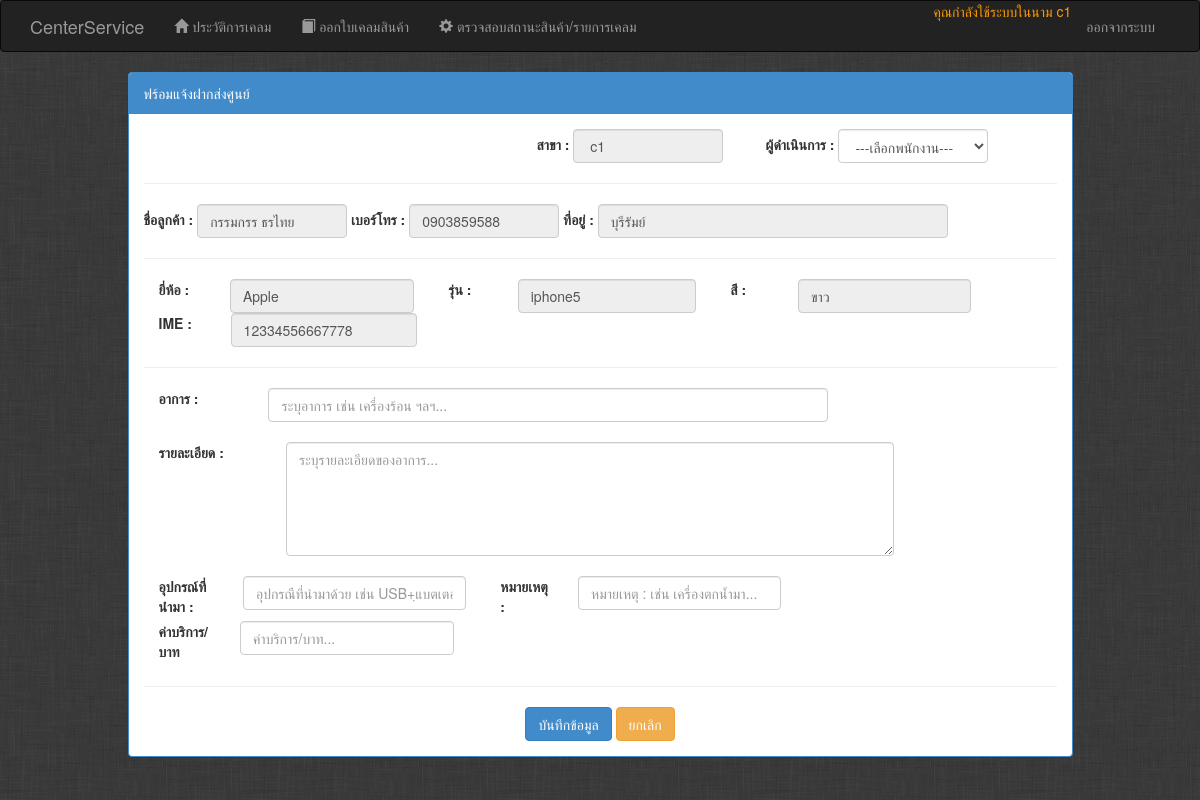
Page /User/user_from_job.php?pid=13 (signed in) on the committed database.
### tables this page shows
CREATE TABLE IF NOT EXISTS `user` (
  `id` int(11) NOT NULL AUTO_INCREMENT,
  `username` varchar(100) NOT NULL COMMENT 'สาขา',
  `password` varchar(100) NOT NULL COMMENT 'Password',
  `user_type` enum('User','UserPro','Admin') NOT NULL DEFAULT 'User' COMMENT 'กลุ่มสถานะ',
  `last_login` datetime DEFAULT NULL COMMENT 'เข้าระบบล่าสุด',
  PRIMARY KEY (`id`),
  UNIQUE KEY `username_UNIQUE` (`username`)
);

CREATE TABLE IF NOT EXISTS `customers` (
  `id` int(11) NOT NULL AUTO_INCREMENT COMMENT 'รหัสลูกค้า',
  `name` varchar(255) DEFAULT NULL COMMENT 'ชื่อลูกค้า',
  `address` varchar(45) DEFAULT NULL COMMENT 'ที่อยู่',
  `phone` varchar(10) DEFAULT NULL COMMENT 'เบอร์โทร',
  PRIMARY KEY (`id`)
);

CREATE TABLE IF NOT EXISTS `brand` (
  `id` int(11) NOT NULL AUTO_INCREMENT COMMENT 'รหัส',
  `brand` varchar(100) NOT NULL COMMENT 'ยี่ห้อ',
  PRIMARY KEY (`id`)
);

CREATE TABLE IF NOT EXISTS `product` (
  `id` int(11) NOT NULL AUTO_INCREMENT COMMENT 'รหัส',
  `product_category_id` int(11) NOT NULL COMMENT 'ประเภทสินค้า',
  `brand_id` int(11) NOT NULL COMMENT 'ยี่ห้อ',
  `model` varchar(255) NOT NULL COMMENT 'รุ่น',
  `color_id` int(11) NOT NULL COMMENT 'สี',
  `ime` varchar(45) NOT NULL COMMENT 'หมายเลขสินค้า',
  `customers_id` int(11) NOT NULL COMMENT 'รหัสลูกค้า',
  PRIMARY KEY (`id`),
  UNIQUE KEY `ime_UNIQUE` (`ime`),
  KEY `fk_product_product_category1_idx` (`product_category_id`),
  KEY `fk_product_brand1_idx` (`brand_id`),
  KEY `fk_product_color1_idx` (`color_id`),
  KEY `fk_product_customers1_idx` (`customers_id`)
);

CREATE TABLE IF NOT EXISTS `colors` (
  `id` int(11) NOT NULL AUTO_INCREMENT COMMENT 'รหัส',
  `color` varchar(100) NOT NULL COMMENT 'สี',
  PRIMARY KEY (`id`)
);

### User/user_from_job.php (the view, shortened to what this page needs)
<?php
include 'header.php';
include 'men.php';
include '../dbconn.php';
if(isset($_GET['pid'])){
    $pidj=$_GET['pid'];
}
$bach= $_SESSION['user']['username'];
$sqlj1 = "SELECT * FROM user WHERE username='".$bach."'";
$resultj1 = $conn->query($sqlj1);
$rsj1=mysqli_fetch_array($resultj1);
$bach1=$rsj1['username'];
$sqlj2 = "SELECT * FROM product WHERE id='".$pidj."'";
$resultj2 = $conn->query($sqlj2);
$rsj2=mysqli_fetch_array($resultj2);
$pidc=$rsj2['customers_id'];
$pidcc=$rsj2['color_id'];
$pidcb=$rsj2['brand_id'];
    $sqlj22 = "SELECT * FROM colors WHERE id='".$pidcc."'";
    $resultj22 = $conn->query($sqlj22);
    $rsj22=mysqli_fetch_array($resultj22);
    $sqlj23 = "SELECT * FROM brand WHERE id='".$pidcb."'";
    $resultj23 = $conn->query($sqlj23);
    $rsj23=mysqli_fetch_array($resultj23);
$sqlj3 = "SELECT * FROM customers WHERE id='".$pidc."'";
$resultj3 = $conn->query($sqlj3);
$rsj3=mysqli_fetch_array($resultj3);
?>
<div class="container">
	<div class="row">
		<div class="col-md-1"></div>
		<div class="col-md-10">
			<div class="panel panel-primary">
			  <div class="panel-heading">ฟร์อมแจ้งฝากส่งศูนย์</div>
			  <div class="panel-body">
					<form method="post" action="<?php echo $_SERVER['PHP_SELF'];?>?pid=<?=$pidj?>&" class="form-inline">
                                            <div class="row">
                                                <div class="col-md-5">
                                                </div>
                                                <div class="col-md-7">
                                                    <div class="row">
                                                    <div class="col-md-5">
                                                        <div class="form-group">
                                                        <label for="p-branchs_id">สาขา :</label>
                                                        <input name="p[branchs_id1]" id="p-branchs_id1" type="text" class="form-control" style="width: 150px" value=" <?php echo $bach1;?>" readonly>
                                                        </div>
                                                    </div>
                                                    <div class="col-md-7">
                                                        <div class="form-group">
                                                        <label  for="p-employees_id">ผู้ดำเนินการ :</label>
                                                        <select name="p[employees_id]" class="form-control" id="p-employees_id" style="width: 150px" required="required">
                                                        <option>---เลือกพนักงาน---</option>
                                                        </select>
                                                        </div>
                                                    </div>
                                                    </div>
                                                </div>
                                            </div>
                                            <hr />
                                            <div class="form-group">
                                            <label  for="p-name"> ชื่อลูกค้า : </label>
                                            <input readonly value="<?php echo $rsj3['name'];?>" id="p-customers" class="form-control" placeholder="ชื่อลูกค้า..." type="text" name="p[customers]" required="required" style="width: 150px">
                                            </div>
                                            <div class="form-group">
                                            <label  for="p-phone" > เบอร์โทร : </label>
                                            <input readonly value="<?php echo $rsj3['phone'];?>" id="p-customerphone" class="form-control" placeholder="เบอร์โทรติดต่อกลับ..." type="text" name="p[customerphone]" required="required" style="width: 150px">
                                            </div>
                                            <div class="form-group">
                                            <label  for="p-address" > ที่อยู่ : </label>
                                            <input readonly value="<?php echo $rsj3['address'];?>" id="p-customeradd" class="form-control" placeholder="ที่อยู่ลูกค้า..." type="text" name="p[customeradd]" required="required" style="width: 350px">
                                            </div>
                                            <hr />
                                            <div class="form-group">
                                            <label class="control-label col-md-3" for="p-brand" >ยี่ห้อ : </label>
                                            <div class="col-md-9">
                                            <input readonly value="<?php echo $rsj23['brand'];?>" id="p-brand" class="form-control" placeholder="ยี่ห้อสินค้า..." type="text" name="p[brand]" required="required">
                                            </div>
                                            </div>
                                            <div class="form-group">
                                            <label class="control-label col-md-3" for="p-model" >รุ่น : </label>
                                            <div class="col-md-9">
                                            <input readonly value="<?php echo $rsj2['model'];?>" id="p-model" class="form-control" placeholder="เช่น iPhone4s 16GB ศูนย์..." type="text" name="p[model]" required="required">
                                            </div>
                                            </div>
                                            <div class="form-group">
                                            <label class="control-label col-md-3" for="p-color" >สี : </label>
                                            <div class="col-md-9">
                                            <input readonly value="<?php echo $rsj22['color'];?>" id="p-color" class="form-control" placeholder="ระบุสี..." type="text" name="p[color]" required="required">
                                            </div>
                                            </div>
                                            <div class="form-group">
                                            <label class="control-label col-md-3" for="p-ime" >IME : </label>
                                            <div class="col-md-9">
                                            <input readonly value="<?php echo $rsj2['ime'];?>" id="p-ime" class="form-control" placeholder="หมายเลขสินค้า..." type="text" name="p[ime]" required="required">
                                            </div>
                                            </div>
                                            <hr />
                                            <div class="form-group">
                                            <label class="control-label col-md-2" for="p-manner" >อาการ : </label>
                                            <div class="col-md-10">
                                            <input id="p-manner" class="form-control" placeholder="ระบุอาการ เช่น เครื่องร้อน ฯลฯ..." type="text" name="p[manner]" required="required" style="width: 560px">
                                            </div>
                                            </div>
                                            <br /><br />
                                            <div class="form-group">
                                            <label class="control-label col-md-2" for="p-details" >รายละเอียด : </label>
                                            <div class="col-md-10">
                                            <textarea cols="80" rows="5" id="p-details" class="form-control" placeholder="ระบุรายละเอียดของอาการ..." type="text" name="p[details]" required="required"></textarea>
                                            </div>
                                            </div>
                                            <br /><br />
                                            <div class="form-group">
                                            <label class="control-label col-md-3" for="p-attachment" >อุปกรณ์ที่นำมา : </label>
                                            <div class="col-md-9">
                                            <input id="p-attachment" class="form-control" placeholder="อุปกรณืที่นำมาด้วย เช่น USB+ฺแบตเตอร์รี่+กล่อง..." type="text" name="p[attachment]" required="required">
                                            </div>
                                            </div>
                                            <div class="form-group">
                                            <label class="control-label col-md-3" for="p-note" >หมายเหตุ : </label>
                                            <div class="col-md-9">
                                            <input id="p-note" class="form-control" placeholder="หมายเหตุ : เช่น เครื่องตกน้ำมา..." type="text" name="p[note]" >
                                            </div>
                                            </div>
                                            <Right>
                                            <div class="form-group">
                                            <label class="control-label col-md-3" for="p-service" >ค่าบริการ/บาท </label>
                                            <div class="col-md-9">
                                            <input id="p-service" class="form-control" placeholder="ค่าบริการ/บาท..." type="text" name="p[service]" required="required" >
                                            </div>
                                            </div>
                                            </Right>
                                            <hr />
                                            <center>
                                            <input type="submit" value="บันทึกข้อมูล" class="btn btn-primary">
                                            <input type="reset" value="ยกเลิก" class="btn btn-warning">
                                            </center>
                                        </form>
                          </div>
                        </div>
                </div>
        </div>
</div>
<?php
include '../footer.php'
 ?>

### rows in the picture
user: username "c1"
customers: name "กรรมกรร ธรไทย", phone "0903859588", address "บุรีรัมย์"
brand: brand "Apple"
product: model "iphone5", ime "12334556667778"
colors: color "ขาว"

### other values in the picture
$_SESSION['user']['username'] "c1"
